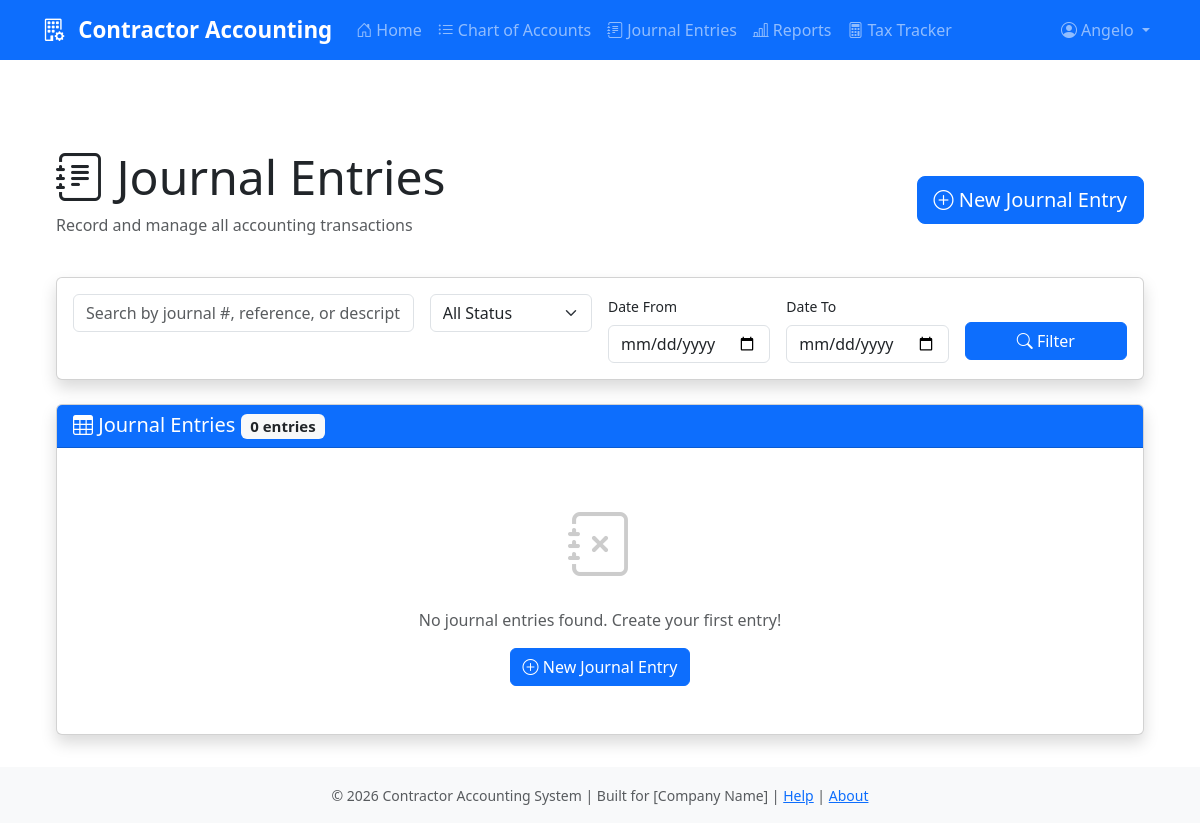
/ledger/journals/ (signed in), run on an earlier commit of the app's database.
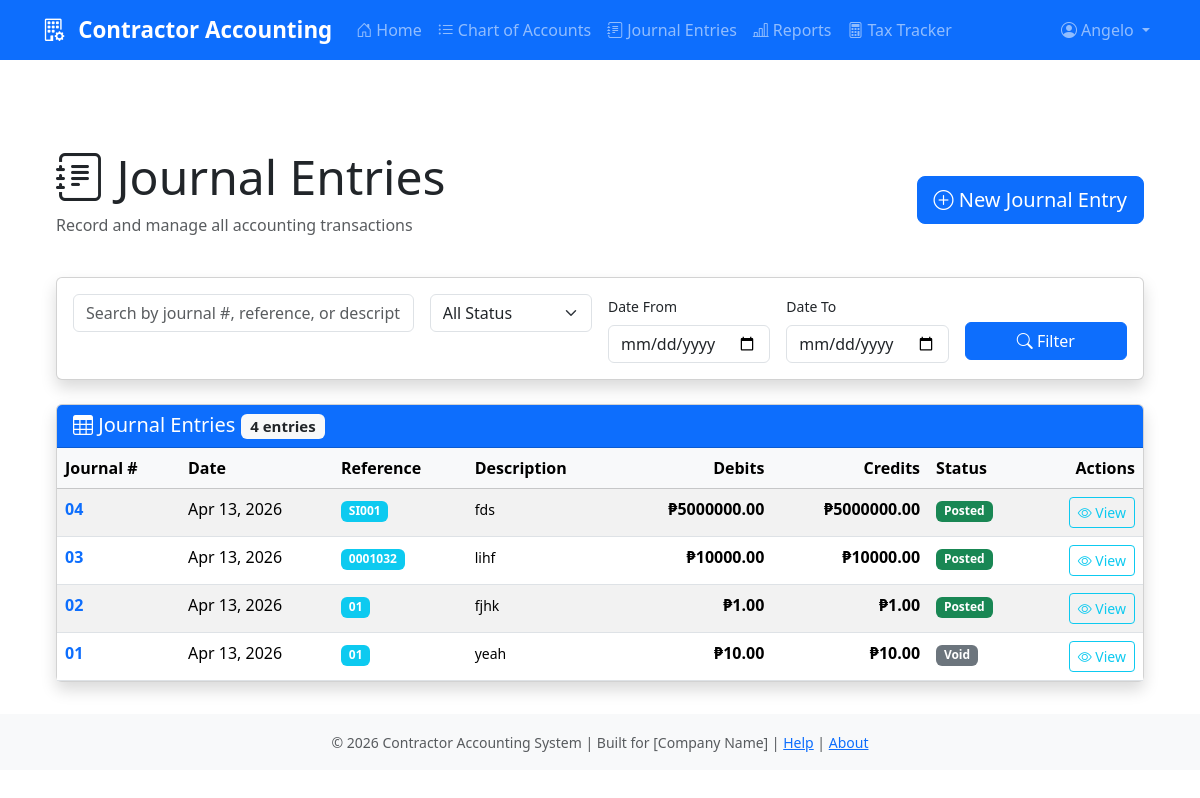
And on a later commit of the database.
### ledger/models.py (models this page shows, shortened)
class JournalHeader(models.Model):
    STATUS_CHOICES = [
        ('DRAFT', 'Draft'),
        ('POSTED', 'Posted'),
        ('VOID', 'Void'),
    ]
    journal_number = models.CharField(
        max_length=50, unique=True, help_text="Journal entry number")
    transaction_date = models.DateField(help_text="Transaction date")
    reference = models.CharField(
        max_length=100, blank=True, help_text="External reference (invoice, check number, etc.)")
    description = models.TextField(help_text="Journal entry description")
    status = models.CharField(
        max_length=10, choices=STATUS_CHOICES, default='DRAFT')
    created_by = models.ForeignKey(
        settings.AUTH_USER_MODEL, on_delete=models.PROTECT, related_name='journals_created')
    created_at = models.DateTimeField(auto_now_add=True)
    updated_at = models.DateTimeField(auto_now=True)
    posted_at = models.DateTimeField(null=True, blank=True)
    class Meta:
        ordering = ['-transaction_date', '-journal_number']
        verbose_name = "Journal Entry"
        verbose_name_plural = "Journal Entries"
    def total_debits(self):
        return self.lines.aggregate(total=models.Sum('debit_amount'))['total'] or Decimal('0.00')
    def total_credits(self):
        return self.lines.aggregate(total=models.Sum('credit_amount'))['total'] or Decimal('0.00')

### ledger/views.py (the view)
# urls.py: path('journals/', views.journals_list, name='journals_list'),
@login_required(login_url='login')
def journals_list(request):
    journals = JournalHeader.objects.all().order_by(
        '-transaction_date', '-journal_number')
    search_form = JournalSearchForm(request.GET)
    if search_form.is_valid():
        search_query = search_form.cleaned_data.get('search')
        status = search_form.cleaned_data.get('status')
        date_from = search_form.cleaned_data.get('date_from')
        date_to = search_form.cleaned_data.get('date_to')
        if search_query:
            journals = journals.filter(
                Q(journal_number__icontains=search_query) |
                Q(reference__icontains=search_query) |
                Q(description__icontains=search_query)
            )
        if status:
            journals = journals.filter(status=status)
        if date_from:
            journals = journals.filter(transaction_date__gte=date_from)
        if date_to:
            journals = journals.filter(transaction_date__lte=date_to)
    context = {
        'journals': journals,
        'search_form': search_form,
        'total_count': journals.count(),
    }
    return render(request, 'ledger/journals_list.html', context)

### ledger/forms.py
class JournalSearchForm(forms.Form):
    search = forms.CharField(
        required=False,
        widget=forms.TextInput(attrs={
            'class': 'form-control',
            'placeholder': 'Search by journal #, reference, or description...'
        })
    )
    status = forms.ChoiceField(
        required=False,
        choices=[('', 'All Status')] + JournalHeader.STATUS_CHOICES,
        widget=forms.Select(attrs={
            'class': 'form-select'
        })
    )
    date_from = forms.DateField(
        required=False,
        widget=forms.DateInput(attrs={
            'class': 'form-control',
            'type': 'date'
        })
    )
    date_to = forms.DateField(
        required=False,
        widget=forms.DateInput(attrs={
            'class': 'form-control',
            'type': 'date'
        })
    )

### ledger/templates/ledger/journals_list.html (shortened to what the changed rows need)
{% extends 'ledger/base.html' %}
{% block content %}
<div class="container mt-4">
    <div class="d-flex justify-content-between align-items-center mb-4">
        <div>
            <h1 class="display-5"><i class="bi bi-journal-text"></i> Journal Entries</h1>
        </div>
    </div>
    <div class="card shadow">
        <div class="card-header bg-primary text-white">
            <h5 class="mb-0">
                <i class="bi bi-table"></i> Journal Entries
                <span class="badge bg-light text-dark">{{ total_count }} entries</span>
            </h5>
        </div>
        <div class="card-body p-0">
            {% if journals %}
                <div class="table-responsive">
                    <table class="table table-hover table-striped mb-0">
                        <thead class="table-light">
                            <tr>
                                <th>Journal #</th>
                                <th>Date</th>
                                <th>Reference</th>
                                <th>Description</th>
                                <th class="text-end">Debits</th>
                                <th class="text-end">Credits</th>
                                <th>Status</th>
                                <th class="text-end">Actions</th>
                            </tr>
                        </thead>
                        <tbody>
                            {% for journal in journals %}
                                <tr>
                                    <td>
                                        <a href="{% url 'journal_detail' journal.pk %}" class="text-decoration-none">
                                            <strong>{{ journal.journal_number }}</strong>
                                        </a>
                                    </td>
                                    <td>{{ journal.transaction_date|date:"M d, Y" }}</td>
                                    <td>
                                        {% if journal.reference %}
                                            <span class="badge bg-info">{{ journal.reference }}</span>
                                        {% else %}
                                            <span class="text-muted">—</span>
                                        {% endif %}
                                    </td>
                                    <td>
                                        <small>{{ journal.description|truncatewords:10 }}</small>
                                    </td>
                                    <td class="text-end">
                                        <strong>₱{{ journal.total_debits|floatformat:2 }}</strong>
                                    </td>
                                    <td class="text-end">
                                        <strong>₱{{ journal.total_credits|floatformat:2 }}</strong>
                                    </td>
                                    <td>
                                        {% if journal.status == 'DRAFT' %}
                                            <span class="badge bg-warning text-dark">Draft</span>
                                        {% elif journal.status == 'POSTED' %}
                                            <span class="badge bg-success">Posted</span>
                                        {% elif journal.status == 'VOID' %}
                                            <span class="badge bg-secondary">Void</span>
                                        {% endif %}
                                    </td>
                                    <td class="text-end">
                                        <a href="{% url 'journal_detail' journal.pk %}" class="btn btn-sm btn-outline-info">
                                            <i class="bi bi-eye"></i> View
                                        </a>
                                    </td>
                                </tr>
                            {% endfor %}
                        </tbody>
                    </table>
                </div>
            {% else %}
                <div class="text-center py-5">
                    <i class="bi bi-journal-x" style="font-size: 4rem; color: #ccc;"></i>
                    <p class="text-muted mt-3">No journal entries found. Create your first entry!</p>
                    <a href="{% url 'journal_add' %}" class="btn btn-primary">
                        <i class="bi bi-plus-circle"></i> New Journal Entry
                    </a>
                </div>
            {% endif %}
        </div>
    </div>
</div>
{% endblock %}

What changed in the data, as far as the page shows it:
added JournalHeader: journal_number "04", transaction_date "Apr 13, 2026", reference "SI001", description "fds", total_debits "5000000.00", total_credits "5000000.00", status "Posted"
added JournalHeader: journal_number "03", transaction_date "Apr 13, 2026", reference "0001032", description "lihf", total_debits "10000.00", total_credits "10000.00", status "Posted"
added JournalHeader: journal_number "02", transaction_date "Apr 13, 2026", reference "01", description "fjhk", total_debits "1.00", total_credits "1.00", status "Posted"
added JournalHeader: journal_number "01", transaction_date "Apr 13, 2026", reference "01", description "yeah", total_debits "10.00", total_credits "10.00", status "Void"
Also different on the page:
{{ total_count }}: "0" → "4"
text no longer shown: "No journal entries found. Create your first entry! New Journal Entry"
text now shown: "Journal # Date Reference Description Debits Credits Status Actions"
